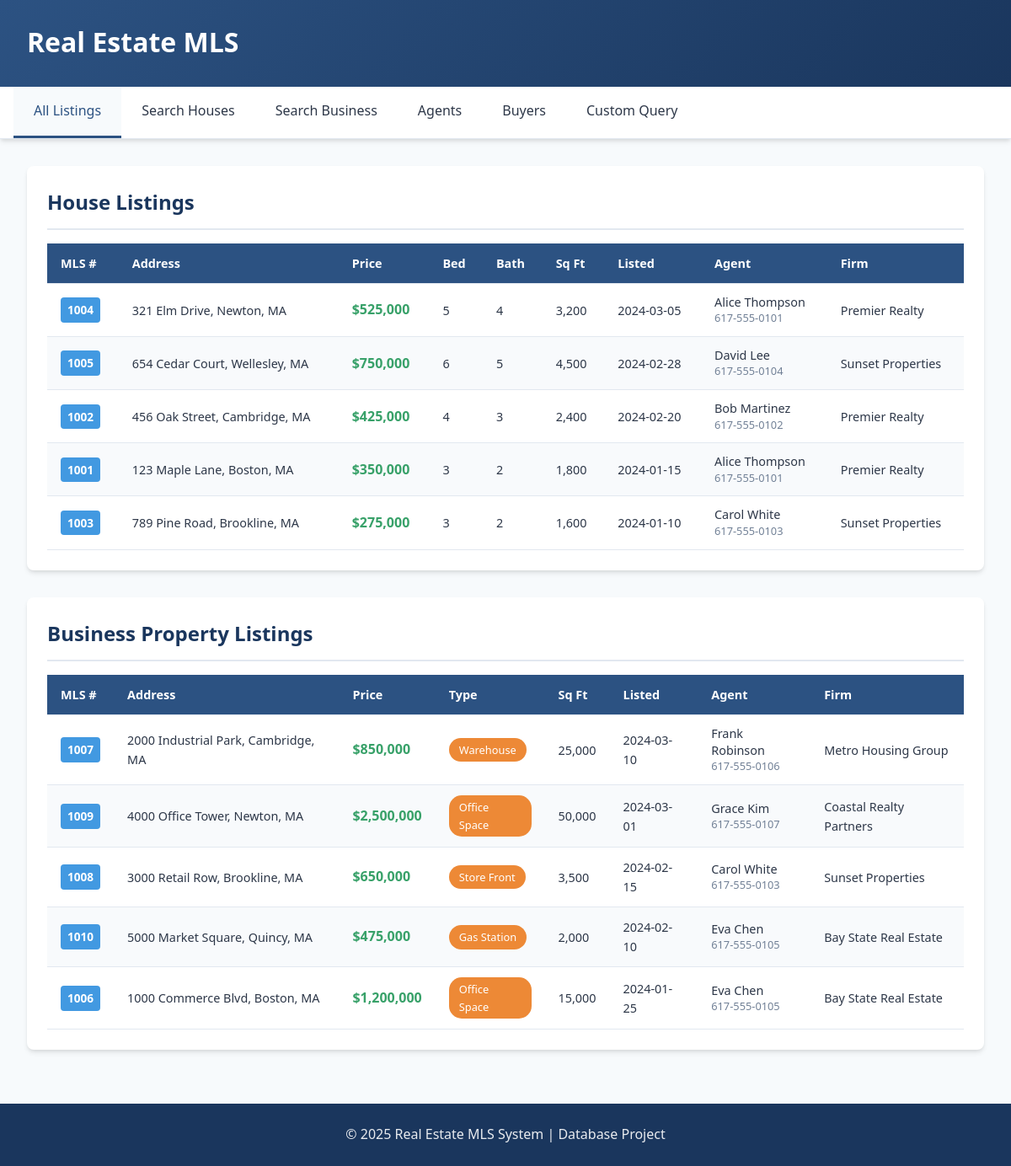
Page /app/index.php on the committed database.
### tables this page shows
CREATE TABLE Listings (
    mlsNumber INTEGER PRIMARY KEY AUTO_INCREMENT,
    address VARCHAR(50) NOT NULL,
    agentId INTEGER NOT NULL,
    dateListed DATE NOT NULL,
    FOREIGN KEY (address) REFERENCES Property(address) ON DELETE CASCADE ON UPDATE CASCADE,
    FOREIGN KEY (agentId) REFERENCES Agent(agentId) ON DELETE RESTRICT ON UPDATE CASCADE,
    UNIQUE (address)   
);

CREATE TABLE House (
    address VARCHAR(50) PRIMARY KEY,
    bedrooms INTEGER NOT NULL CHECK (bedrooms >= 0),
    bathrooms INTEGER NOT NULL CHECK (bathrooms >= 0),
    size INTEGER NOT NULL CHECK (size > 0),
    FOREIGN KEY (address) REFERENCES Property(address) ON DELETE CASCADE ON UPDATE CASCADE
);

CREATE TABLE Property (
    address VARCHAR(50) PRIMARY KEY,
    ownerName VARCHAR(30) NOT NULL,
    price INTEGER NOT NULL CHECK (price > 0)
);

CREATE TABLE Agent (
    agentId INTEGER PRIMARY KEY AUTO_INCREMENT,
    name VARCHAR(30) NOT NULL,
    phone CHAR(12) NOT NULL,
    firmId INTEGER NOT NULL,
    dateStarted DATE NOT NULL,
    FOREIGN KEY (firmId) REFERENCES Firm(id) ON DELETE RESTRICT ON UPDATE CASCADE
);

CREATE TABLE Firm (
    id INTEGER PRIMARY KEY AUTO_INCREMENT,
    name VARCHAR(30) NOT NULL,
    address VARCHAR(50) NOT NULL
);

CREATE TABLE BusinessProperty (
    address VARCHAR(50) PRIMARY KEY,
    type CHAR(20) NOT NULL,
    size INTEGER NOT NULL CHECK (size > 0),
    FOREIGN KEY (address) REFERENCES Property(address) ON DELETE CASCADE ON UPDATE CASCADE
);

### app/config.php (called while the page is built, shortened)
<?php
function formatPrice($price) {
    return '$' . number_format($price);
}
?>

### app/index.php (the view, shortened to what this page needs)
<?php
require_once 'config.php';
$conn = getDBConnection();
$houseQuery = "
    SELECT l.mlsNumber, h.address, p.ownerName, p.price,
           h.bedrooms, h.bathrooms, h.size, l.dateListed,
           a.name AS agentName, a.phone AS agentPhone, f.name AS firmName
    FROM Listings l
    INNER JOIN House h ON l.address = h.address
    INNER JOIN Property p ON l.address = p.address
    INNER JOIN Agent a ON l.agentId = a.agentId
    INNER JOIN Firm f ON a.firmId = f.id
    ORDER BY l.dateListed DESC
";
$houseResult = $conn->query($houseQuery);
$businessQuery = "
    SELECT l.mlsNumber, bp.address, p.ownerName, p.price,
           bp.type, bp.size, l.dateListed,
           a.name AS agentName, a.phone AS agentPhone, f.name AS firmName
    FROM Listings l
    INNER JOIN BusinessProperty bp ON l.address = bp.address
    INNER JOIN Property p ON l.address = p.address
    INNER JOIN Agent a ON l.agentId = a.agentId
    INNER JOIN Firm f ON a.firmId = f.id
    ORDER BY l.dateListed DESC
";
$businessResult = $conn->query($businessQuery);
?>
<!DOCTYPE html>
<html lang="en">
<head>
    <link rel="stylesheet" href="../public/style.css">
</head>
<body>
    <header class="main-header">
        <div class="header-content">
            <h1> Real Estate MLS</h1>
        </div>
    </header>
    <nav class="main-nav">
        <ul>
            <li><a href="index.php" class="active">All Listings</a></li>
            <li><a href="search_houses.php">Search Houses</a></li>
            <li><a href="search_business.php">Search Business</a></li>
            <li><a href="agents.php">Agents</a></li>
            <li><a href="buyers.php">Buyers</a></li>
            <li><a href="custom_query.php">Custom Query</a></li>
        </ul>
    </nav>
    <main class="container">
        <section class="listings-section">
            <h2>House Listings</h2>
            <?php if ($houseResult && $houseResult->num_rows > 0): ?>
                <div class="table-responsive">
                    <table class="listings-table">
                        <thead>
                            <tr>
                                <th>MLS #</th>
                                <th>Address</th>
                                <th>Price</th>
                                <th>Bed</th>
                                <th>Bath</th>
                                <th>Sq Ft</th>
                                <th>Listed</th>
                                <th>Agent</th>
                                <th>Firm</th>
                            </tr>
                        </thead>
                        <tbody>
                            <?php while ($row = $houseResult->fetch_assoc()): ?>
                                <tr>
                                    <td><span class="mls-number"><?php echo ($row['mlsNumber']); ?></span></td>
                                    <td><?php echo ($row['address']); ?></td>
                                    <td class="price"><?php echo formatPrice($row['price']); ?></td>
                                    <td class="centered"><?php echo ($row['bedrooms']); ?></td>
                                    <td class="centered"><?php echo ($row['bathrooms']); ?></td>
                                    <td class="centered"><?php echo number_format($row['size']); ?></td>
                                    <td><?php echo ($row['dateListed']); ?></td>
                                    <td>
                                        <div class="agent-info">
                                            <?php echo ($row['agentName']); ?>
                                            <small><?php echo ($row['agentPhone']); ?></small>
                                        </div>
                                    </td>
                                    <td><?php echo ($row['firmName']); ?></td>
                                </tr>
                            <?php endwhile; ?>
                        </tbody>
                    </table>
                </div>
            <?php else: ?>
                <p class="no-results">No house listings found.</p>
            <?php endif; ?>
        </section>
        <section class="listings-section">
            <h2> Business Property Listings</h2>
            <?php if ($businessResult && $businessResult->num_rows > 0): ?>
                <div class="table-responsive">
                    <table class="listings-table">
                        <thead>
                            <tr>
                                <th>MLS #</th>
                                <th>Address</th>
                                <th>Price</th>
                                <th>Type</th>
                                <th>Sq Ft</th>
                                <th>Listed</th>
                                <th>Agent</th>
                                <th>Firm</th>
                            </tr>
                        </thead>
                        <tbody>
                            <?php while ($row = $businessResult->fetch_assoc()): ?>
                                <tr>
                                    <td><span class="mls-number"><?php echo ($row['mlsNumber']); ?></span></td>
                                    <td><?php echo ($row['address']); ?></td>
                                    <td class="price"><?php echo formatPrice($row['price']); ?></td>
                                    <td><span class="property-type"><?php echo (trim($row['type'])); ?></span></td>
                                    <td class="centered"><?php echo number_format($row['size']); ?></td>
                                    <td><?php echo ($row['dateListed']); ?></td>
                                    <td>
                                        <div class="agent-info">
                                            <?php echo ($row['agentName']); ?>
                                            <small><?php echo ($row['agentPhone']); ?></small>
                                        </div>
                                    </td>
                                    <td><?php echo ($row['firmName']); ?></td>
                                </tr>
                            <?php endwhile; ?>
                        </tbody>
                    </table>
                </div>
            <?php else: ?>
                <p class="no-results">No business property listings found.</p>
            <?php endif; ?>
        </section>
    </main>
    <footer class="main-footer">
        <p>&copy; <?php echo date('Y'); ?> Real Estate MLS System | Database Project</p>
    </footer>
</body>
</html>

### public/style.css (style rules this page uses)
:root { --primary-color: #2c5282; --primary-dark: #1a365d; --primary-light: #4299e1; --secondary-color: #38a169; --secondary-dark: #276749; --accent-color: #ed8936; --danger-color: #e53e3e; --text-color: #2d3748; --text-light: #718096; --bg-color: #f7fafc; --card-bg: #ffffff; --border-color: #e2e8f0; --shadow: 0 4px 6px -1px rgba(0, 0, 0, 0.1), 0 2px 4px -1px rgba(0, 0, 0, 0.06); --shadow-lg: 0 10px 15px -3px rgba(0, 0, 0, 0.1), 0 4px 6px -2px rgba(0, 0, 0, 0.05); --border-radius: 8px; --transition: all 0.2s ease-in-out; }
* { margin: 0; padding: 0; box-sizing: border-box; }
body { font-family: 'Segoe UI', Tahoma, Geneva, Verdana, sans-serif; background-color: var(--bg-color); color: var(--text-color); line-height: 1.6; min-height: 100vh; display: flex; flex-direction: column; }
.main-header { background: linear-gradient(135deg, var(--primary-color) 0%, var(--primary-dark) 100%); color: white; padding: 1.5rem 2rem; box-shadow: var(--shadow); }
.header-content { max-width: 1400px; margin: 0 auto; }
.main-header h1 { font-size: 2rem; font-weight: 700; margin-bottom: 0.25rem; }
.main-nav { background-color: var(--card-bg); border-bottom: 1px solid var(--border-color); position: sticky; top: 0; z-index: 100; box-shadow: var(--shadow); }
.main-nav ul { list-style: none; display: flex; max-width: 1400px; margin: 0 auto; padding: 0 1rem; flex-wrap: wrap; }
.main-nav li { margin: 0; }
.main-nav a { display: block; padding: 1rem 1.5rem; text-decoration: none; color: var(--text-color); font-weight: 500; transition: var(--transition); border-bottom: 3px solid transparent; }
.main-nav a.active { color: var(--primary-color); border-bottom-color: var(--primary-color); background-color: var(--bg-color); }
.container { max-width: 1400px; margin: 0 auto; padding: 2rem; flex: 1; }
.listings-section, .search-section, .results-section, .query-section { background-color: var(--card-bg); border-radius: var(--border-radius); padding: 1.5rem; margin-bottom: 2rem; box-shadow: var(--shadow); }
.listings-section h2, .search-section h2, .results-section h2, .query-section h2 { font-size: 1.5rem; color: var(--primary-dark); margin-bottom: 1rem; padding-bottom: 0.75rem; border-bottom: 2px solid var(--border-color); }
.table-responsive { overflow-x: auto; }
.listings-table { width: 100%; border-collapse: collapse; font-size: 0.9rem; }
.listings-table th, .listings-table td { padding: 0.75rem 1rem; text-align: left; border-bottom: 1px solid var(--border-color); }
.listings-table th { background-color: var(--primary-color); color: white; font-weight: 600; white-space: nowrap; }
.listings-table tbody tr:nth-child(even) { background-color: #f8fafc; }
.centered { text-align: center; }
.mls-number { display: inline-block; background-color: var(--primary-light); color: white; padding: 0.25rem 0.5rem; border-radius: 4px; font-weight: 600; font-size: 0.85rem; }
.price { color: var(--secondary-color); font-weight: 700; font-size: 1rem; }
.property-type { display: inline-block; background-color: var(--accent-color); color: white; padding: 0.25rem 0.75rem; border-radius: 15px; font-size: 0.8rem; text-transform: capitalize; }
.agent-info { line-height: 1.4; }
.agent-info small { display: block; color: var(--text-light); font-size: 0.8rem; }
.main-footer { background-color: var(--primary-dark); color: white; text-align: center; padding: 1.5rem; margin-top: auto; }
.main-footer p { opacity: 0.9; }

### rows in the picture
listings: mlsNumber "1004", house.address "321 Elm Drive, Newton, MA", address.price "$525,000", house.bedrooms "5", house.bathrooms "4", house.size "3,200", dateListed "2024-03-05", agentId.name "Alice Thompson", agentId.phone "617-555-0101", firm.name "Premier Realty"
listings: mlsNumber "1005", house.address "654 Cedar Court, Wellesley, MA", address.price "$750,000", house.bedrooms "6", house.bathrooms "5", house.size "4,500", dateListed "2024-02-28", agentId.name "David Lee", agentId.phone "617-555-0104", firm.name "Sunset Properties"
listings: mlsNumber "1002", house.address "456 Oak Street, Cambridge, MA", address.price "$425,000", house.bedrooms "4", house.bathrooms "3", house.size "2,400", dateListed "2024-02-20", agentId.name "Bob Martinez", agentId.phone "617-555-0102", firm.name "Premier Realty"
listings: mlsNumber "1001", house.address "123 Maple Lane, Boston, MA", address.price "$350,000", house.bedrooms "3", house.bathrooms "2", house.size "1,800", dateListed "2024-01-15", agentId.name "Alice Thompson", agentId.phone "617-555-0101", firm.name "Premier Realty"
listings: mlsNumber "1003", house.address "789 Pine Road, Brookline, MA", address.price "$275,000", house.bedrooms "3", house.bathrooms "2", house.size "1,600", dateListed "2024-01-10", agentId.name "Carol White", agentId.phone "617-555-0103", firm.name "Sunset Properties"
listings: mlsNumber "1007", businessproperty.address "2000 Industrial Park, Cambridge, MA", address.price "$850,000", businessproperty.type "Warehouse", businessproperty.size "25,000", dateListed "2024-03-10", agentId.name "Frank Robinson", agentId.phone "617-555-0106", firm.name "Metro Housing Group"
listings: mlsNumber "1009", businessproperty.address "4000 Office Tower, Newton, MA", address.price "$2,500,000", businessproperty.type "Office Space", businessproperty.size "50,000", dateListed "2024-03-01", agentId.name "Grace Kim", agentId.phone "617-555-0107", firm.name "Coastal Realty Partners"
listings: mlsNumber "1008", businessproperty.address "3000 Retail Row, Brookline, MA", address.price "$650,000", businessproperty.type "Store Front", businessproperty.size "3,500", dateListed "2024-02-15", agentId.name "Carol White", agentId.phone "617-555-0103", firm.name "Sunset Properties"
listings: mlsNumber "1010", businessproperty.address "5000 Market Square, Quincy, MA", address.price "$475,000", businessproperty.type "Gas Station", businessproperty.size "2,000", dateListed "2024-02-10", agentId.name "Eva Chen", agentId.phone "617-555-0105", firm.name "Bay State Real Estate"
listings: mlsNumber "1006", businessproperty.address "1000 Commerce Blvd, Boston, MA", address.price "$1,200,000", businessproperty.type "Office Space", businessproperty.size "15,000", dateListed "2024-01-25", agentId.name "Eva Chen", agentId.phone "617-555-0105", firm.name "Bay State Real Estate"
